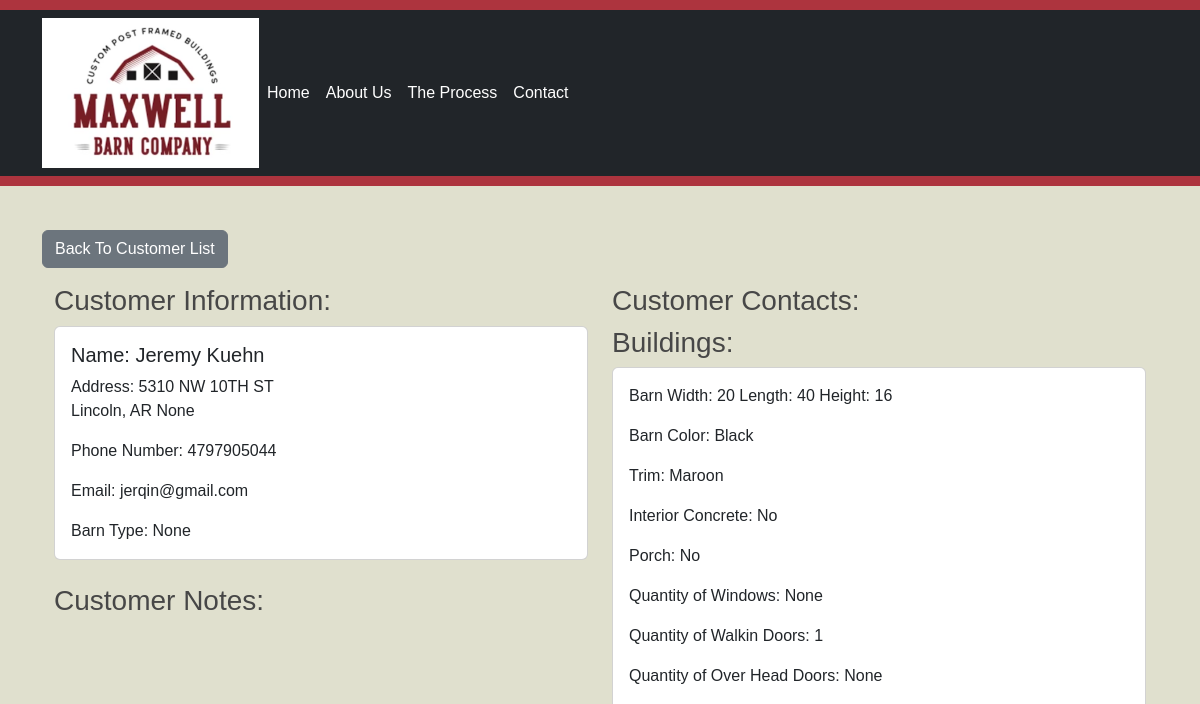
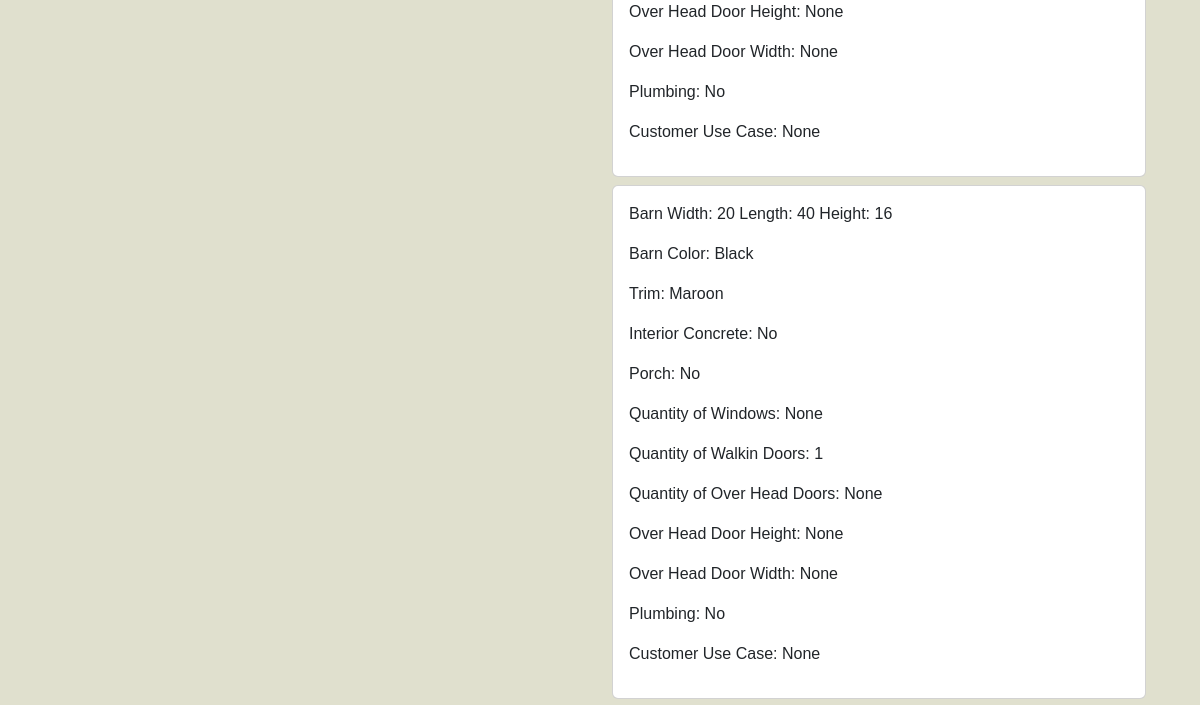
The page /1/customer_profile (upper part) on the database as committed earlier (2 pictures, top to bottom).
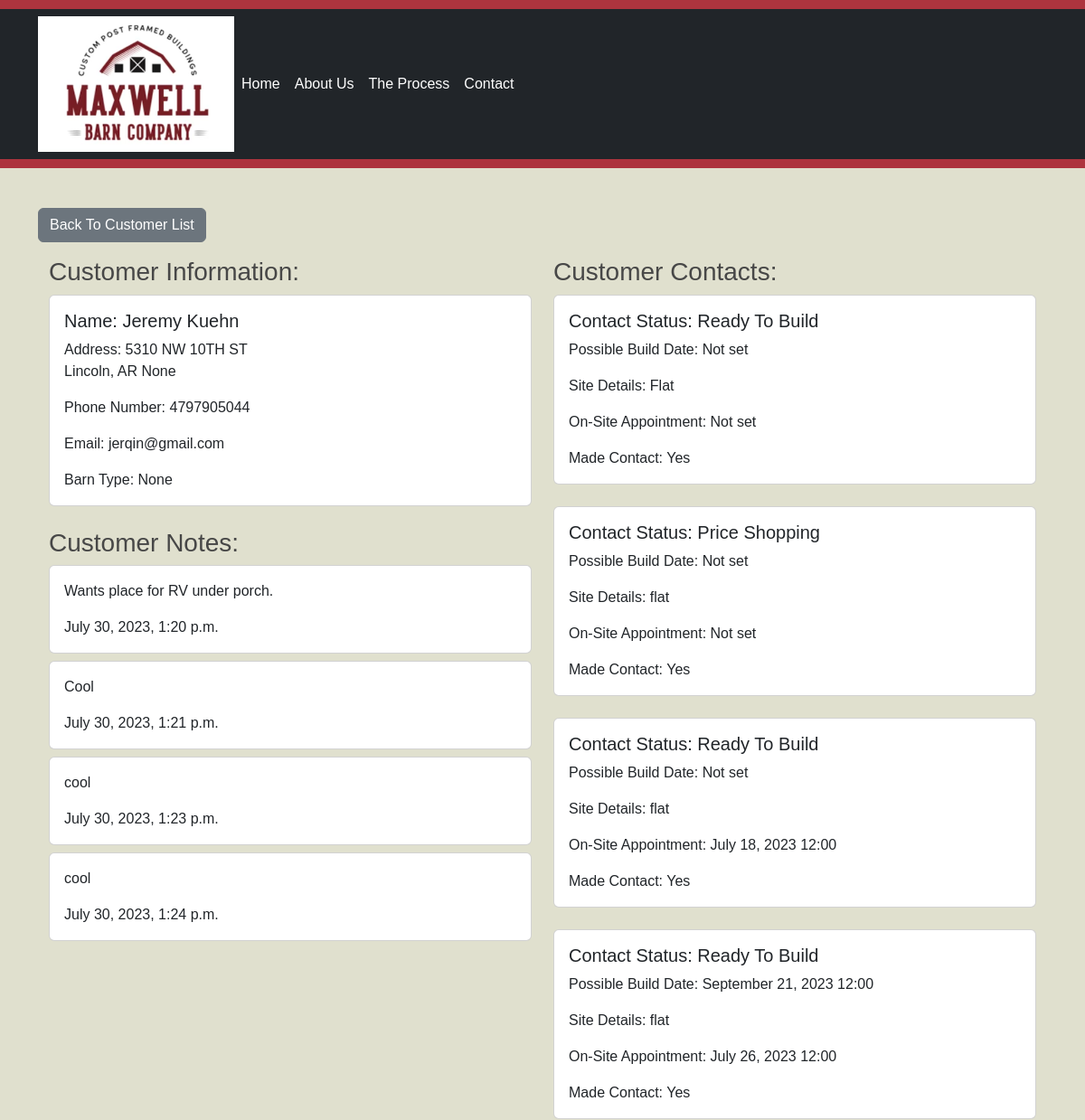
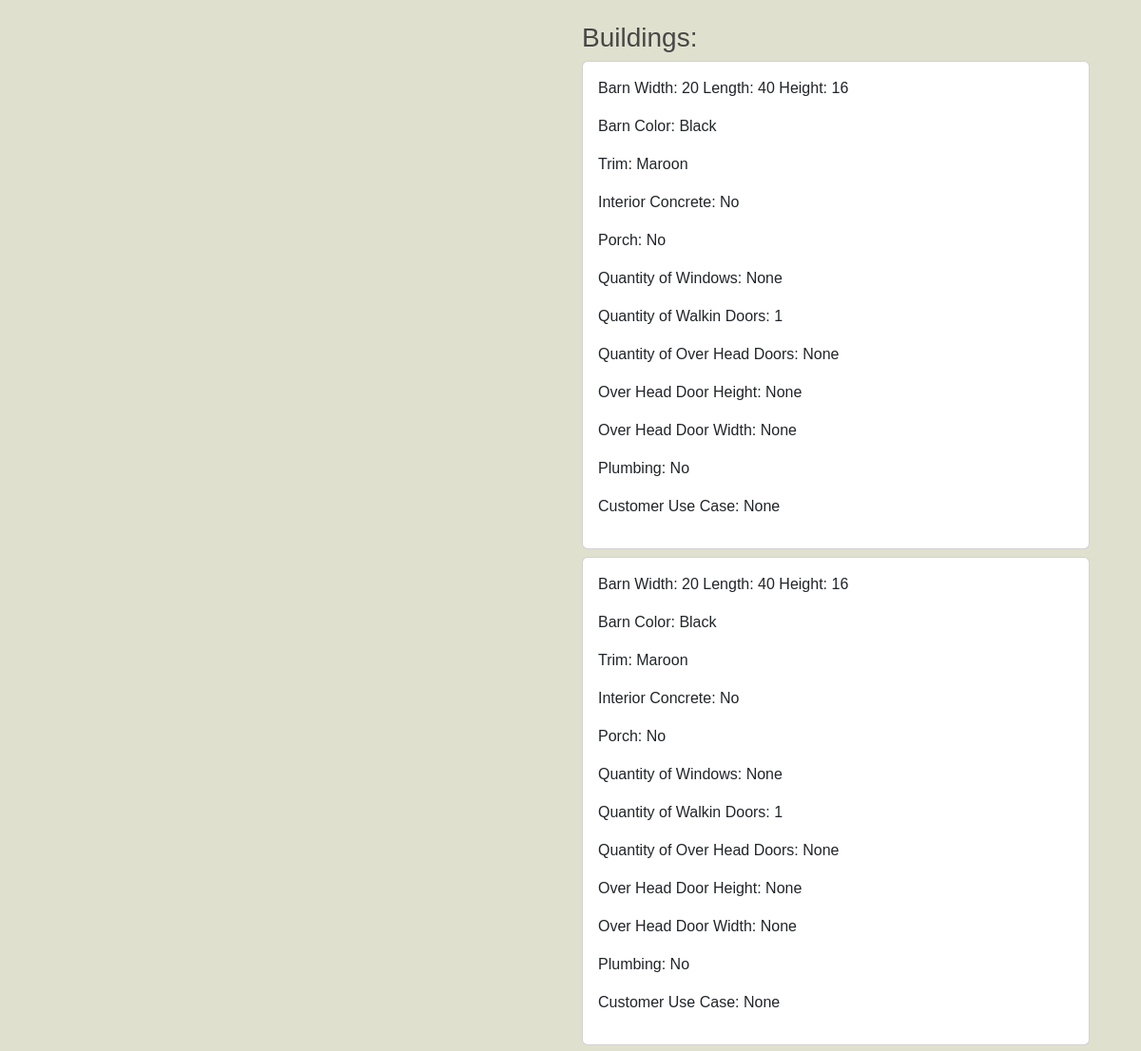
The same page on the database as committed later (2 pictures, top to bottom).
### web/models.py (models this page shows, shortened)
class Customer(models.Model):
    name_first = models.CharField(max_length=64, verbose_name="First Name")
    name_last = models.CharField(max_length=64, verbose_name="Last Name")
    address = models.CharField(max_length=200)
    add_city = models.CharField(max_length=64, verbose_name="City")
    add_state = models.CharField(max_length=2, choices=STATE_CHOICES, verbose_name="State")
    zip = models.CharField(max_length=12, null=True, blank=True)
    phone_number = models.CharField(max_length=16, verbose_name="Phone Number")
    email = models.EmailField()
    date = models.DateTimeField(default=timezone.now)
    barn_type = models.CharField(max_length=20, choices=BARN_TYPE, verbose_name="Desired Structure Usuage", null=True, blank=True)
    archived = models.BooleanField(default=False)

class Building(models.Model):
    cust = models.ForeignKey(Customer, on_delete=models.CASCADE)
    width = models.IntegerField()
    length = models.IntegerField()
    height = models.IntegerField()
    concrete = models.BooleanField(default=False)
    color = models.CharField(max_length=15, choices=COLOR_CHOICES)
    trim = models.CharField(max_length=20, choices=COLOR_CHOICES)
    porch = models.BooleanField(default=False)
    porch_concrete = models.BooleanField(default=False)
    porch_length = models.IntegerField(verbose_name="Porch Length", null=True, blank=True)
    porch_width = models.IntegerField(verbose_name="Porch Width", null=True, blank=True)
    windows = models.IntegerField(null=True, blank=True, verbose_name="Quantity of Windows")
    walk_doors = models.IntegerField(null=True, blank=True, verbose_name="Quantity of Walkin Doors")
    over_head_doors = models.IntegerField(null=True, blank=True, verbose_name="Quantity of Over Head Doors")
    over_head_height = models.IntegerField(null=True, blank=True, verbose_name="Over Head Door Height")
    over_head_width = models.IntegerField(null=True, blank=True, verbose_name="Over Head Door Width")
    plumbing = models.BooleanField(default=False)
    cust_use = models.TextField(null=True, blank=True, verbose_name="Customer Use Case:")

class CustomerNote(models.Model):
    cust = models.ForeignKey(Customer, on_delete=models.CASCADE)
    cust_note = models.TextField(verbose_name="Customer Note")
    cust_note_date = models.DateTimeField(default=timezone.now)

class Contact(models.Model):
    cust = models.ForeignKey(Customer, on_delete=models.CASCADE)
    status = models.CharField(max_length=20, choices=CUST_STATUS)
    possible_build_date = models.DateTimeField(blank=True, null=True)
    site_details = models.TextField(verbose_name="Site Details")
    on_site_appointment = models.DateTimeField(blank=True, null=True)
    made_contact = models.BooleanField(default=False)

### web/views.py (the view)
# urls.py: path("<int:cust_id>/customer_profile", views.customer_profile, name="customer_profile"),
def customer_profile(request, cust_id):
    customer = Customer.objects.get(pk=cust_id)
    notes = CustomerNote.objects.filter(cust=customer)
    builds = Building.objects.filter(cust=customer)
    contact = Contact.objects.filter(cust=customer)
    return render(request, "web/customer_profile.html", {
        "customers": [customer],
        "notes": notes,
        "builds": builds,
        "contacts": contact
    })

### web/templates/web/customer_profile.html (shortened to what this page needs)
{% extends "web/layout.html" %}
{% block content %}
<a href="{% url 'customer_list' %}" class="btn btn-secondary mb-3">Back To Customer List</a>
<div class="container">
    <div class="row">
        <div class="col-md-6">
            <h3>Customer Information:</h3>
            {% for customer in customers %}
            <div class="card mb-4">
                <div class="card-body">
                    <h5 class="card-title">Name: {{ customer.name_first }} {{ customer.name_last }}</h5>
                    <p class="card-text">Address: {{ customer.address }}<br>{{ customer.add_city }}, {{ customer.add_state }} {{ customer.zip }}</p>
                    <p class="card-text">Phone Number: {{ customer.phone_number }}</p>
                    <p class="card-text">Email: {{ customer.email }}</p>
                    <p class="card-text">Barn Type: {{ customer.barn_type }}</p>
                </div>
            </div>
            {% endfor %}
            <h3>Customer Notes:</h3>
            {% for note in notes %}
            <div class="card mb-2">
                <div class="card-body">
                    <p class="card-text">{{ note.cust_note }}</p>
                    <p class="card-text">{{ note.cust_note_date }}</p>
                </div>
            </div>
            {% endfor %}
        </div>
        <div class="col-md-6">
            <h3>Customer Contacts:</h3>
            {% for contact in contacts %}
            <div class="card mb-4">
                <div class="card-body">
                    <h5 class="card-title">Contact Status: {{ contact.get_status_display }}</h5>
                    <p class="card-text">Possible Build Date: {% if contact.possible_build_date %}{{ contact.possible_build_date|date:"F d, Y H:i" }}{% else %}Not set{% endif %}</p>
                    <p class="card-text">Site Details: {{ contact.site_details }}</p>
                    <p class="card-text">On-Site Appointment: {% if contact.on_site_appointment %}{{ contact.on_site_appointment|date:"F d, Y H:i" }}{% else %}Not set{% endif %}</p>
                    <p class="card-text">Made Contact: {% if contact.made_contact %}Yes{% else %}No{% endif %}</p>
                </div>
            </div>
            {% endfor %}
            <h3>Buildings:</h3>
            {% for build in builds %}
            <div class="card mb-2">
                <div class="card-body">
                    <p>Barn Width: {{ build.width }} Length: {{ build.length }} Height: {{ build.height }} </p>
                    <p>Barn Color: {{ build.color }}</p>
                    <p>Trim: {{ build.trim }} </p>
                    <p>Interior Concrete: {% if build.concrete %}Yes{% else %}No{% endif %}</p>
                    <p>Porch: {% if build.porch %}Yes{% else %}No{% endif %} </p>
                    <p>Quantity of Windows: {{ build.windows }}</p>
                    <p>Quantity of Walkin Doors: {{ build.walk_doors }}</p>
                    <p>Quantity of Over Head Doors: {{ build.over_head_doors }}</p>
                    <p>Over Head Door Height: {{ build.over_head_height }}</p>
                    <p>Over Head Door Width: {{ build.over_head_width }}</p>
                    <p>Plumbing: {% if build.plumbing %}Yes{% else %}No{% endif %}</p>
                    <p>Customer Use Case: {{ build.cust_use }}</p>
                </div>
            </div>
            {% endfor %}
        </div>
    </div>
</div>
{% endblock %}

Rows that differ between the two databases and show on the page:
added CustomerNote: cust_note "Wants place for RV under porch.", cust_note_date "July 30, 2023, 1:20 p.m."
added CustomerNote: cust_note "Cool", cust_note_date "July 30, 2023, 1:21 p.m."
added CustomerNote: cust_note "cool", cust_note_date "July 30, 2023, 1:23 p.m."
added CustomerNote: cust_note "cool", cust_note_date "July 30, 2023, 1:24 p.m."
added Contact: status "Ready To Build", shows "Not set", site_details "Flat", made_contact "Yes"
added Contact: status "Price Shopping", shows "Not set", site_details "flat", made_contact "Yes"
added Contact: status "Ready To Build", shows "Not set", site_details "flat", on_site_appointment "July 18, 2023 12:00", made_contact "Yes"
added Contact: status "Ready To Build", possible_build_date "September 21, 2023 12:00", site_details "flat", on_site_appointment "July 26, 2023 12:00", made_contact "Yes"
